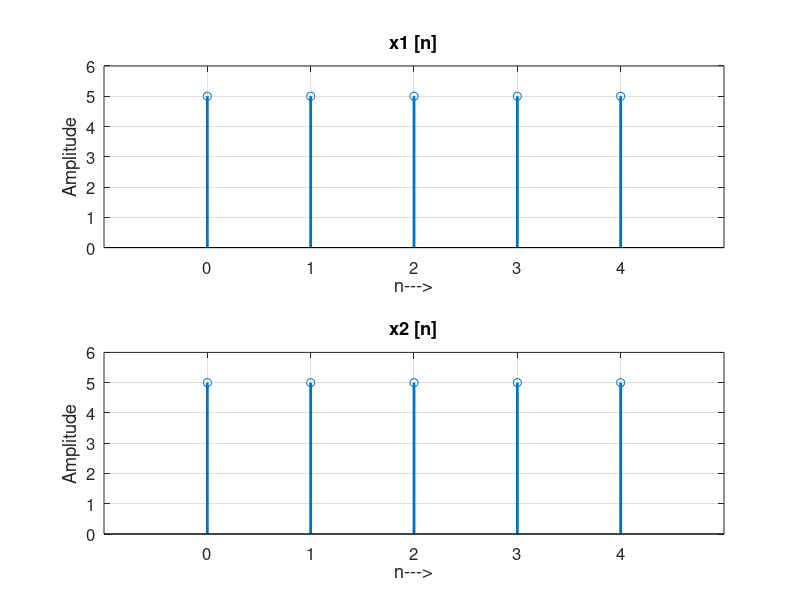
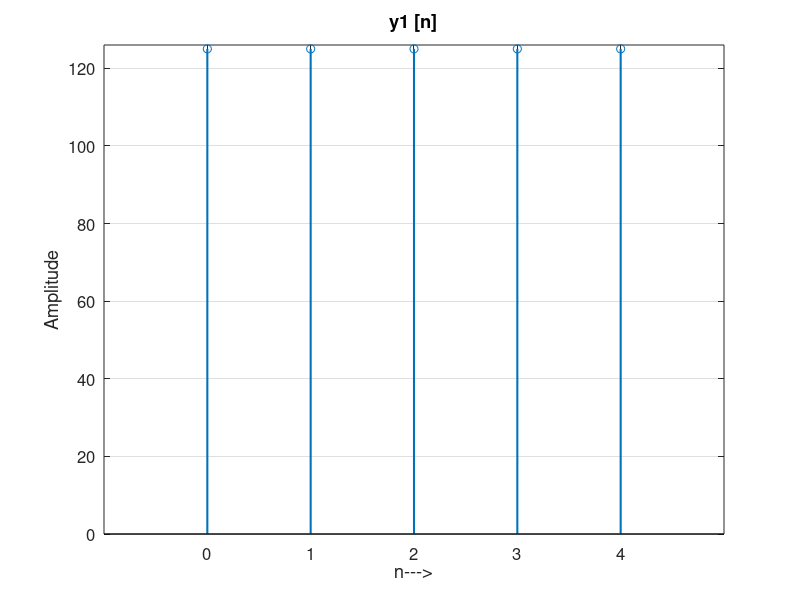

Recreate these plots in MATLAB, in order.
clc;
clear;

% Asking for length of sequences
len1 = input("Enter no. of terms you want in sequence x1[n] : ");
len2 = input("Enter no. of terms you want in sequence x2[n] : ");

n1 = 0:1:len1-1;
n2 = 0:1:len2-1;

x1 = [];
x2 = [];

if len1>len2
    n = len1;
else
    n = len2;
end

range = 0:1:n-1;

disp(newline);
% User input for sequence x1[n]
disp("Enter values in sequence x1[n] :");
for i=1 : length(n1)
    x1(i) = input("> ");
end

disp(newline);
% User input for sequence x2[n]
disp("Enter values in sequence x2[n] :");
for i=1 : length(n2)
    x2(i) = input("> ");
end

if len2>len1
    x1 = [x1 zeros(1,abs(len2-len1))];
end
if len1>len2
    x2 = [x2 zeros(1,abs(len1-len2))];
end

x1 = x1';
x2 = x2';

% Calculating circular convolution using Circulant matrix method
matrix = zeros(n, n);
for j = 1:n
    for i = 1:n
        pos = mod(j - i + 1, n);
        if pos == 0
            pos = n;
        end
        matrix(j, i) = x2(pos);
    end
end

% Resulted sequence 
y1 = matrix * x1;
disp(newline);
disp("y1[n] = ");
disp(y1);

figure(1);
subplot(2,1,1)
stem(range,x1,'LineWidth',2)
grid on;
set(gca, 'FontSize', 12);
xlabel("n--->")
ylabel("Amplitude")
xlim([min(range)-1,max(range)+1])
xticks(range)
ylim([0,max(x1)+1])
title("x1 [n]")

subplot(2,1,2)
stem(range,x2,'LineWidth',2)
grid on;
set(gca, 'FontSize', 12);
xlabel("n--->")
ylabel("Amplitude")
xlim([min(range)-1,max(range)+1])
xticks(range)
ylim([0,max(x2)+1])
title("x2 [n]")

% Plotting magnitude plot for Y1(k)
figure(2)
stem(range, y1,'LineWidth',1.5)
grid on;
set(gca, 'FontSize', 12);
xlabel("n--->")
ylabel("Amplitude")
title("y1 [n]")
xlim([min(range)-1,max(range)+1])
xticks(range)
ylim([0, max(abs(y1))+1])


